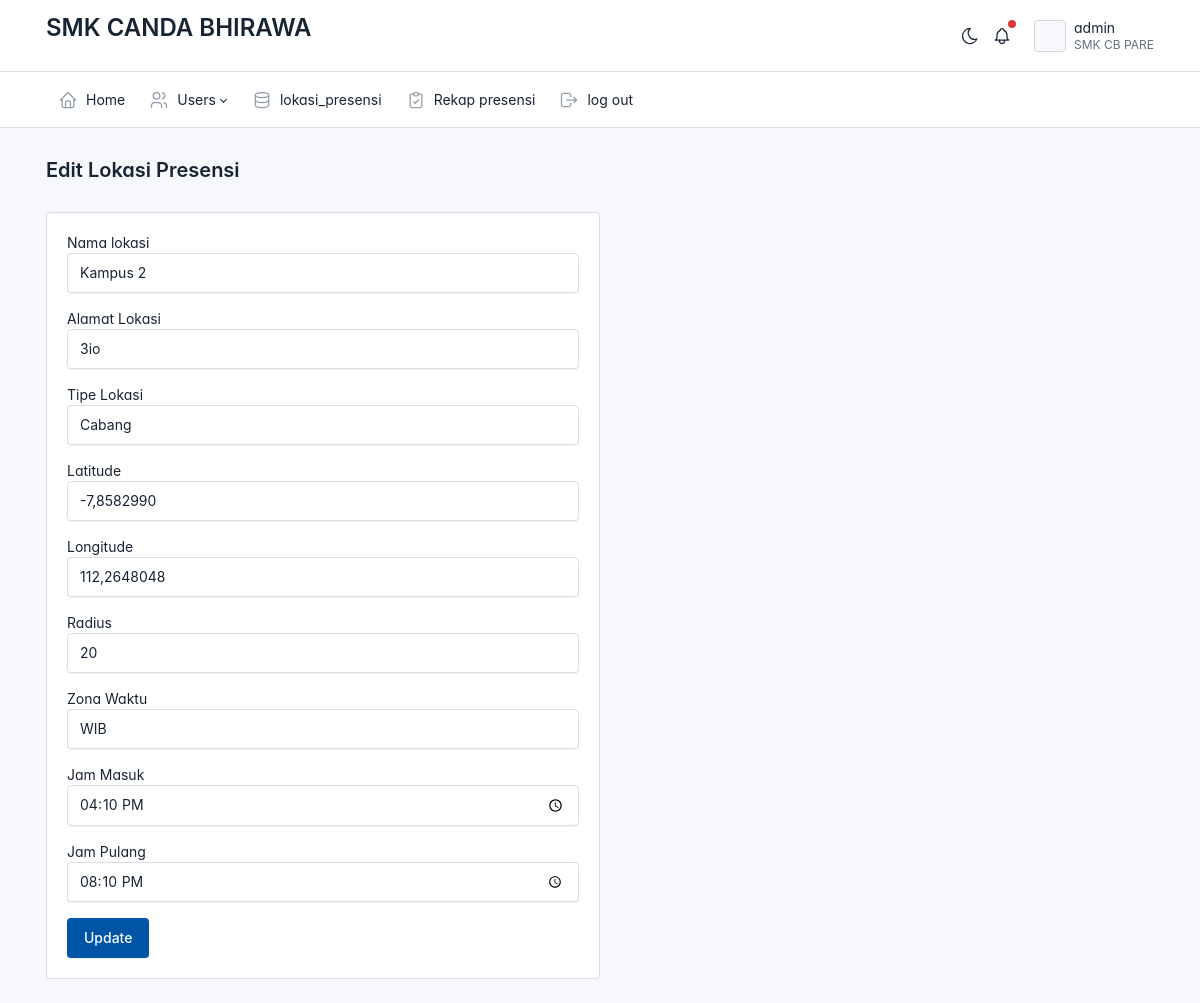
Screenshot of /admin/data_lokasi_presensi/edit.php?id=11 (signed in) with the database file from the repository.
### tables this page shows
CREATE TABLE `lokasi_presensi` (
  `id` int(11) NOT NULL,
  `nama_lokasi` varchar(255) NOT NULL,
  `alamat_lokasi` varchar(255) NOT NULL,
  `tipe_lokasi` varchar(255) NOT NULL,
  `latitut` varchar(50) NOT NULL,
  `longitude` varchar(50) NOT NULL,
  `radius` int(11) NOT NULL,
  `zona_waktu` varchar(4) NOT NULL,
  `jam_masuk` time NOT NULL,
  `jam_pulang` time NOT NULL
);

### admin/data_lokasi_presensi/edit.php (the view, shortened to what this page needs)
<?php
require_once('../../config.php');
$id = $_GET['id'];
if (isset($_GET['id']) && is_numeric($_GET['id'])) {
    $result = $conection->query("SELECT * FROM lokasi_presensi WHERE id = $id");
    if ($result->num_rows > 0) {
        $data = $result->fetch_assoc();
    } else {
        echo "Data not found!";
        exit();
    }
} else {
    echo "Invalid ID!";
    exit();
}
include('../layout/header.php');
?>
<div class="page-header d-print-none">
    <div class="container-xl">
        <div class="row g-2 align-items-center">
            <div class="col">
                <h2 class="page-title">
                    Edit Lokasi Presensi
                </h2>
            </div>
        </div>
    </div>
</div>
<div class="page-body">
    <div class="container-xl">
        <div class="card col-md-6">
            <div class="card-body">
                <form action="" method="POST">
                    <div class="mb-3">
                        <label for="">Nama lokasi</label>
                        <input type="text" class="form-control" name="nama_lokasi" value="<?php echo $data['nama_lokasi']; ?>">
                    </div>
                    <div class="mb-3">
                        <label for="">Alamat Lokasi</label>
                        <input type="text" class="form-control" name="alamat_lokasi" value="<?php echo $data['alamat_lokasi']; ?>">
                    </div>
                    <div class="mb-3">
                        <label for="">Tipe Lokasi</label>
                        <select name="tipe_lokasi" class="form-control">
                            <option value="Cabang" <?php echo ($data['tipe_lokasi'] == 'Cabang') ? 'selected' : ''; ?>>Cabang</option>
                        </select>
                    </div>
                    <div class="mb-3">
                        <label for="">Latitude</label>
                        <input type="text" class="form-control" name="latitut" value="<?php echo $data['latitut']; ?>">
                    </div>
                    <div class="mb-3">
                        <label for="">Longitude</label>
                        <input type="text" class="form-control" name="longitude" value="<?php echo $data['longitude']; ?>">
                    </div>
                    <div class="mb-3">
                        <label for="">Radius</label>
                        <input type="number" class="form-control" name="radius" value="<?php echo $data['radius']; ?>">
                    </div>
                    <div class="mb-3">
                        <label for="">Zona Waktu</label>
                        <select name="zona_waktu" class="form-control">
                            <option value="WIB" <?php echo ($data['zona_waktu'] == 'WIB') ? 'selected' : ''; ?>>WIB</option>
                        </select>
                    </div>
                    <div class="mb-3">
                        <label for="">Jam Masuk</label>
                        <input type="time" class="form-control" name="jam_masuk" value="<?php echo $data['jam_masuk']; ?>">
                    </div>
                    <div class="mb-3">
                        <label for="">Jam Pulang</label>
                        <input type="time" class="form-control" name="jam_pulang" value="<?php echo $data['jam_pulang']; ?>">
                    </div>
                    <button type="submit" class="btn btn-primary" name="submit">Update</button>
                </form>
            </div>
        </div>
    </div>
</div>

### admin/layout/header.php (style rules this page uses)
:root { --tblr-font-sans-serif: 'Inter Var', -apple-system, BlinkMacSystemFont, San Francisco, Segoe UI, Roboto, Helvetica Neue, sans-serif; }
body { font-feature-settings: "cv03", "cv04", "cv11"; }

### rows the page displays
lokasi_presensi: nama_lokasi "Kampus 2", alamat_lokasi "3io", tipe_lokasi "Cabang", latitut "-7,8582990", longitude "112,2648048", radius "20", zona_waktu "WIB", jam_masuk "16:10:00", jam_pulang "20:10:00"
